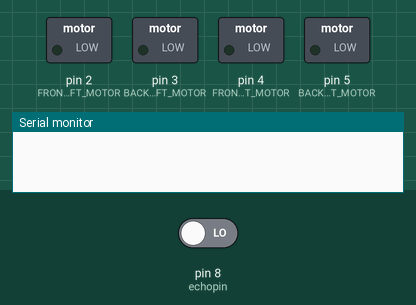
The sketch below on a simulated Arduino Uno, built with avr-gcc and run on an emulated ATmega328P. Parts: switched loads named in the sketch (green lamp = pin HIGH), the last lines printed to the serial monitor. The test bench sets the inputs (shaded band); at power-on: pin 8 (echopin) LOW. Pins used as bus, display or sensor lines are not drawn.

Above: at 0.5 s.
At 2.0 s:
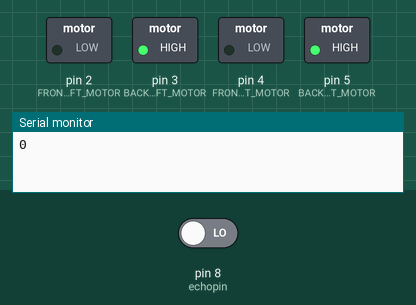
At 4.0 s:
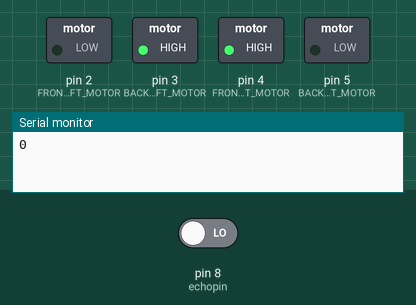
At 5.5 s:
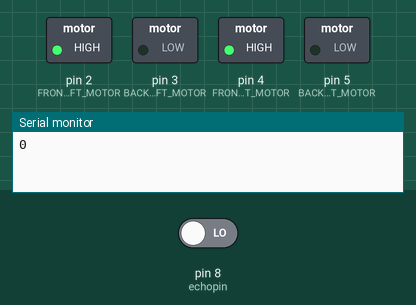
Timing chart, 0 to 6.6 s (numbered marks = the images above):
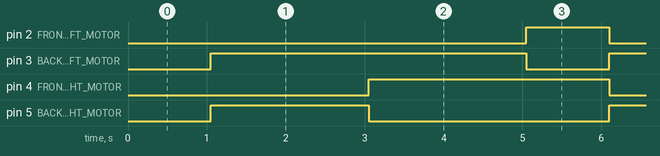

The sketch:

OBSTACLE_AVOIDING_ROBOT.ino
```cpp
//OBSTACLE AVOIDING ROBOT
#define echopin  8 // echo pin
#define trigpin 9 // Trigger pin


int maximumRange = 30;
long duration, distance;

void setup() {
  Serial.begin (9600);
  pinMode (trigpin, OUTPUT);
  pinMode (echopin, INPUT );
  pinMode (4, OUTPUT);// FRONT RIGHT MOTOR
  pinMode (5, OUTPUT);// BACK RIGHT MOTOR
  pinMode (3, OUTPUT);// BACK LEFT MOTOR
  pinMode (2, OUTPUT);// FRONT LEFT MOTOR
}

void loop ()
{

  {
    //ULTRASONIC SENSOR
    digitalWrite(trigpin,LOW);
    delayMicroseconds(2);

    digitalWrite(trigpin,HIGH);
    delayMicroseconds(10);

    duration=pulseIn (echopin,HIGH);

    distance= duration/58.2;
    delay (50);
    Serial.println(distance);
  }

  if (distance >= 30 ){
    //MOVE FORWARD
    digitalWrite(2,HIGH);
    digitalWrite(5,LOW);
    digitalWrite(3,LOW);
    digitalWrite(4,HIGH);
    delay (200);
  }

  else if (distance >=15 && distance <= 25) {
    //MOVE RIGHT
    digitalWrite (4,LOW);
    digitalWrite (5,HIGH);
    digitalWrite (3,LOW);
    digitalWrite (2,HIGH);
    delay (2000);
    //MOVE FORWARD
    digitalWrite(2,HIGH);
    digitalWrite(4,HIGH);
    digitalWrite(3,LOW);
    digitalWrite(5,LOW);
  }
 else if (distance < 15){
  //MOVE BACKWARD
   digitalWrite (2, LOW);
   digitalWrite (4, LOW);
   digitalWrite (3,HIGH);
   digitalWrite (5,HIGH);
   delay (2000);
   //MOVE LEFT
   digitalWrite (2,LOW);
   digitalWrite (5,LOW);
   digitalWrite (3,HIGH);
   digitalWrite (4,HIGH);
   delay (2000);
   //MOVE FORWARD
    digitalWrite(2,HIGH);
    digitalWrite(4,HIGH);
    digitalWrite(3,LOW);
    digitalWrite(5,LOW);

   }

}
```

Measured:
- by itself, pin 2 (FRONT_LEFT_MOTOR): alternates HIGH for 1.1 s and LOW for 4.0 s
- by itself, pin 3 (BACK_LEFT_MOTOR): alternates HIGH for 4.0 s and LOW for 1.1 s
- by itself, pin 4 (FRONT_RIGHT_MOTOR): alternates HIGH for 3.1 s and LOW for 2.0 s
- by itself, pin 5 (BACK_RIGHT_MOTOR): alternates HIGH for 2.0 s and LOW for 3.1 s
